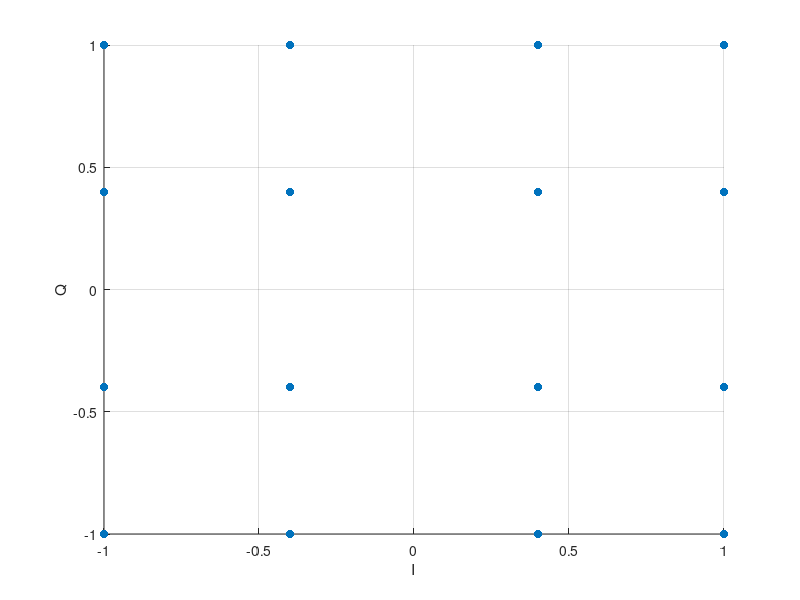

MATLAB code to generate this figure:
Point = [
1	1
1	-0.4
-0.4	1
0.4	-1
-0.4	-0.4
0.4	0.4
-1	-0.4
0.4	1
1	1
1	0.4
-1	-0.4
-1	-1
-1	1
-0.4	-1
-0.4	-1
1	-0.4
-0.4	-1
-0.4	-0.4
-1	-1
0.4	-1
1	0.4
1	0.4
1	0.4
0.4	1
0.4	-0.4
-0.4	0.4
1	1
1	-1
0.4	1
-1	0.4
-1	0.4
1	1
-1	-1
0.4	-1
0.4	0.4
0.4	-0.4
0.4	1
-0.4	1
-0.4	1
-0.4	-0.4
-1	-1
-0.4	1
-1	1
-1	-0.4
-1	1
1	-1
-0.4	-1
-1	-1
1	0.4
1	1
1	0.4
0.4	1
-0.4	-0.4
-0.4	-1
-1	0.4
1	-0.4
-0.4	0.4
-0.4	0.4
-1	0.4
-1	-1
-1	-1
-0.4	-1
1	1
-0.4	1
-0.4	-1
0.4	1
-0.4	-0.4
1	0.4
1	-1
1	0.4
-1	1
1	1
-0.4	-0.4
1	1
-1	1
-1	0.4
1	-1
-1	0.4
-1	-0.4
-0.4	-1
0.4	-1
-1	-0.4
1	1
-1	1
1	1
0.4	1
-0.4	-1
-0.4	0.4
1	0.4
0.4	0.4
1	-0.4
1	1
-0.4	0.4
-0.4	1
1	0.4
-1	0.4
0.4	-0.4
-1	-0.4
-0.4	-0.4
0.4	-1
0.4	1
1	1
-0.4	0.4
-1	-0.4
-0.4	0.4
-1	1
1	-0.4
1	-0.4
0.4	-1
-0.4	1
-0.4	-0.4
-1	-0.4
-0.4	1
-1	-0.4
0.4	0.4
-0.4	-1
1	1
-1	-0.4
1	1
-1	-0.4
-1	-0.4
-1	0.4
1	1
-0.4	-0.4
1	-1
1	1
-0.4	-0.4
1	1
0.4	-1
-0.4	1
-0.4	0.4
-0.4	1
1	-0.4
1	-0.4
1	1
-0.4	1
0.4	-1
-1	1
-0.4	-1
1	1
-1	-1
1	-1
1	-0.4
1	1
1	-0.4
-0.4	1
-1	1
-0.4	-0.4
0.4	-0.4
0.4	0.4
1	-1
-1	-0.4
-1	-1
1	-0.4
-0.4	-1
-1	0.4
-1	-1
1	1
-0.4	1
1	-1
1	0.4
-1	-1
-1	-1
-0.4	-0.4
0.4	0.4
1	-1
0.4	-0.4
-1	-0.4
-1	0.4
0.4	-0.4
0.4	0.4
1	-0.4
-0.4	1
-1	1
-0.4	-1
1	1
-1	1
1	1
0.4	-0.4
1	-1
-1	-0.4
-1	1
-1	0.4
1	1
-0.4	-1
0.4	-1
-0.4	-0.4
0.4	-1
1	0.4
-1	1
-0.4	1
-1	-1
1	-1
-0.4	1
1	-1
-1	-1
-0.4	1
1	0.4
-0.4	0.4
0.4	-1
0.4	-0.4
0.4	-1
0.4	0.4
-0.4	1
-1	-1
1	-1
1	0.4
-1	1
-0.4	1
-1	1
0.4	-0.4
-1	1
0.4	-1
-0.4	-1
-1	1
1	-1
1	-0.4
0.4	0.4
1	-1
-0.4	0.4
-0.4	0.4
0.4	0.4
-1	-0.4
0.4	-1
-0.4	-0.4
1	0.4
-0.4	-1
1	0.4
-0.4	0.4
-0.4	0.4
-0.4	-1
-1	1
-0.4	-0.4
1	0.4
1	0.4
1	-1
1	-0.4
-0.4	-0.4
-1	1
-1	0.4
-0.4	-1
1	0.4
1	1
-0.4	-1
1	-1
1	-1
-0.4	-1
1	1
-1	-1
-0.4	-0.4
-0.4	0.4
0.4	-1
0.4	0.4
1	-0.4
-0.4	0.4
1	-1
-1	-1
0.4	-1
1	1
0.4	1
-0.4	-1
0.4	-1
-1	-0.4
0.4	-0.4
-0.4	0.4
-1	-0.4
-1	0.4
-1	-1
-1	-1
1	1
1	0.4
1	0.4
0.4	0.4
1	-1
1	0.4
0.4	0.4
-0.4	1
-0.4	-1
-1	0.4
0.4	-0.4
-1	0.4
0.4	-0.4
-0.4	0.4
-0.4	1
1	0.4
0.4	1
0.4	1
-0.4	-1
-0.4	-0.4
-1	-0.4
-1	-1
-0.4	1
0.4	1
0.4	-1
1	0.4
-0.4	0.4
-0.4	0.4
-1	-0.4
1	1
1	-1
0.4	1
1	1
1	-1
-1	-1
-1	-1
0.4	0.4
-1	-1
0.4	1
-0.4	0.4
-1	-0.4
1	-1
-0.4	0.4
-1	1
-1	-1
-1	-1
1	-0.4
0.4	0.4
0.4	-0.4
0.4	-0.4
1	-0.4
1	0.4
0.4	0.4
-1	-0.4
1	0.4
1	0.4
-0.4	-1
-1	0.4
0.4	0.4
0.4	0.4
-0.4	1
-0.4	-0.4
1	1
1	0.4
-0.4	-1
-0.4	1
-0.4	0.4
1	-1
-1	-1
1	1
1	-0.4
-1	1
-1	1
-1	-0.4
-1	-1
0.4	1
0.4	-1
0.4	1
0.4	-1
-0.4	-1
0.4	-0.4
-1	1
-0.4	-0.4
-1	-1
-1	-1
-0.4	-0.4
0.4	-1
-0.4	1
-0.4	-1
-1	1
1	1
0.4	-1
1	-1
-1	-1
-0.4	-0.4
1	-0.4
0.4	-1
0.4	0.4
-1	0.4
0.4	1
-0.4	0.4
0.4	-1
1	0.4
-1	0.4
1	0.4
0.4	1
1	-1
-1	0.4
-0.4	-1
-1	0.4
1	-0.4
1	1
-1	-1
0.4	-1
-0.4	-1
1	1
1	1
1	1
1	1
1	1
1	1
]
c1 = Point(:,1), c2 = Point(:,2)
figure
scatter(c1, c2, 'filled')
xlabel('I')
ylabel('Q')
grid on;
